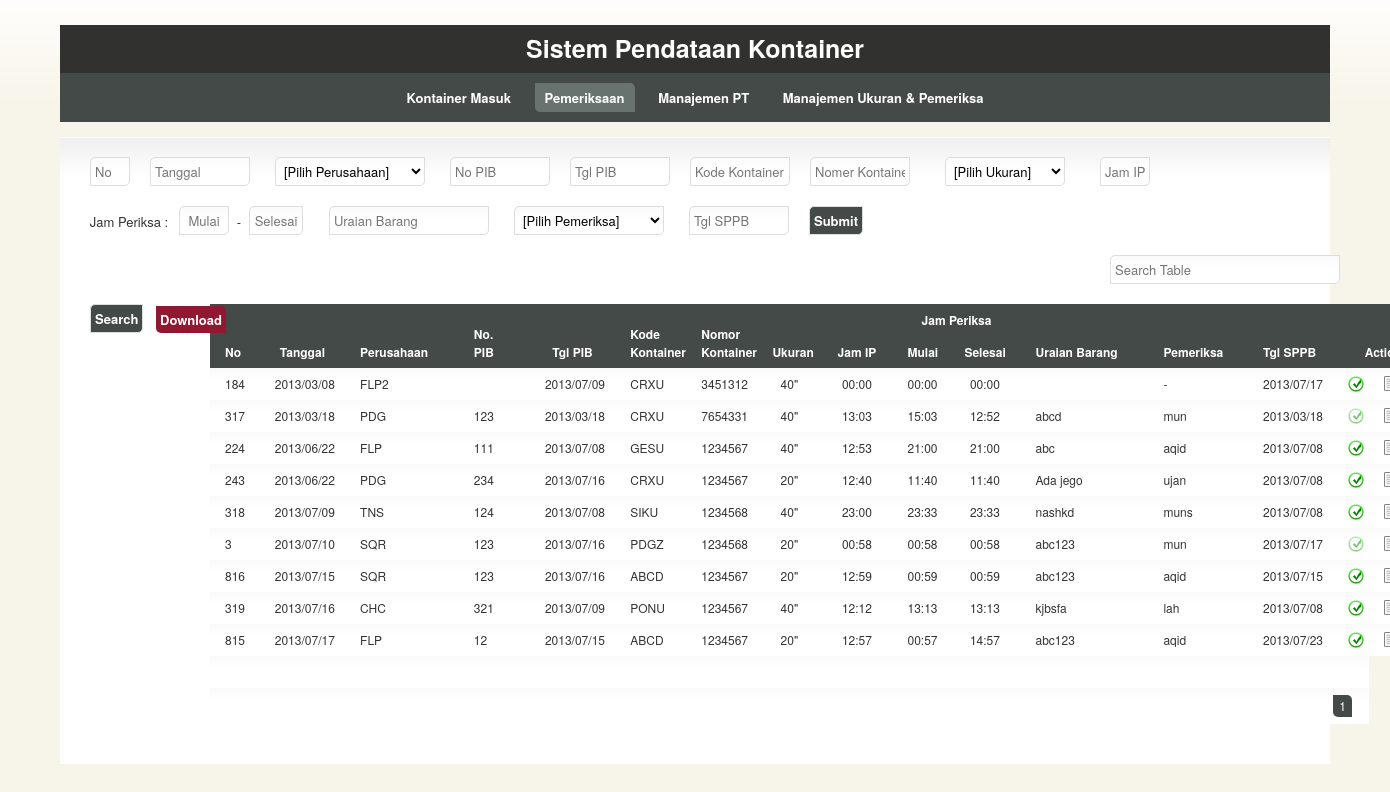
The page /index.php/pemeriksaan on the database its author committed.
### tables this page shows
CREATE TABLE IF NOT EXISTS `kontainer` (
  `id` int(10) NOT NULL AUTO_INCREMENT,
  `no` int(10) DEFAULT NULL,
  `tanggal` date DEFAULT NULL,
  `perusahaan` varchar(100) DEFAULT NULL,
  `kode` varchar(50) DEFAULT NULL,
  `nomor` varchar(50) DEFAULT NULL,
  `ukuran` varchar(50) DEFAULT NULL,
  `status` int(10) NOT NULL DEFAULT '0',
  `no_pib` varchar(50) DEFAULT NULL,
  `tgl_pib` date DEFAULT NULL,
  `jam_ip` time DEFAULT NULL,
  `jam_periksa_st` time DEFAULT NULL,
  `jam_periksa_en` time DEFAULT NULL,
  `uraian` varchar(50) DEFAULT NULL,
  `pemeriksa` varchar(50) DEFAULT NULL,
  `tgl_sppb` date DEFAULT NULL,
  `tgl_ip` date DEFAULT NULL,
  PRIMARY KEY (`id`)
);

### application/controllers/pemeriksaan.php (called while the page is built, shortened)
<?php if ( ! defined('BASEPATH')) exit('No direct script access allowed');
class Pemeriksaan extends CI_Controller
{
	function __construct()
	{
		$this->load->model('pemeriksaan_model', 'pemeriksaan', true);
		$this->load->model('perusahaan_model', 'perusahaan', true);
		$this->load->model('ukuran_model', 'ukuran', true);
		$this->load->model('pemeriksa_model', 'pemeriksa', true);
	}
	function index()
	{
		$data['rows'] = $this->pemeriksaan->get_rows(0, 30);
		$data['list_perusahaan'] = $this->perusahaan->get_all_perusahaan();
		$data['list_ukuran'] = $this->ukuran->get_all_ukuran();
		$data['list_pemeriksa'] = $this->pemeriksa->get_all_pemeriksa();
		$data['maxpage'] = $this->pemeriksaan->get_max_page();
		$data['page'] = 1;
		$this->load->view('pemeriksaan_view', $data);
	}
}

### index.php (called while the page is built, shortened)
<?php
require_once BASEPATH.'core/CodeIgniter.php';

### application/models/pemeriksaan_model.php (called while the page is built, shortened)
<?php if ( ! defined('BASEPATH')) exit('No direct script access allowed');
class Pemeriksaan_model extends CI_Model
{
	function get_rows($start, $limit)
	{
		$kueri = "SELECT * FROM kontainer WHERE status >= 1 ORDER BY tanggal,no LIMIT $start, $limit";
		$ret = $this->db->query($kueri)->result_array();
		return $ret;
	}
}

### application/views/pemeriksaan_view.php (the view, shortened to what this page needs)
<!DOCTYPE html>
<html lang="en">
	<head>
		<link rel="stylesheet" href="<?=base_url();?>application/css/960.css" type="text/css" media="screen" charset="utf-8"/>
		<link rel="stylesheet" href="<?=base_url();?>application/css/template.css" type="text/css" media="screen" charset="utf-8"/>
		<link rel="stylesheet" href="<?=base_url();?>application/css/colour.css" type="text/css" media="screen" charset="utf-8"/>
 		<link rel="stylesheet" href="<?=base_url();?>application/js/jqtp_latest/css/jqtp.css" type="text/css"/>
		<link rel="stylesheet" href="<?=base_url();?>application/js/jqtp_latest/css/jqpopup.css" type="text/css">
	</head>
	<body>
		<header id="header">
		</header>
		<section id="section">
			<div id="content" class="container_16 clearfix">
				<form method="post" action="<?=site_url('pemeriksaan/entry')?>">
					<div class="grid_1"><p>
						<input name="no" type="text" placeholder="No"/>
					</p></div>
					<div class="grid_2"><p>
						<input name="tanggal" type="text" id="datepicker" placeholder="Tanggal" pattern="((19|20)\d\d[/]0[1-9]|1[012])[/](0[1-9]|[12][0-9]|3[01])" required/>
					</p></div>
					<div class="grid_4"><p>
						<select name="perusahaan" required>
							<option value='-'>[Pilih Perusahaan]</option>
							<?php
							foreach($list_perusahaan as $perusahaan){
								extract($perusahaan);
								echo "<option value='$kode'>$kode</option>";
							}
							?>
						</select>
					</p></div>
					<div class="grid_2"><p>
						<input name="no_pib" type="text" placeholder="No PIB" required/>
					</p></div>
					<div class="grid_2"><p>
						<input name="tgl_pib" type="text" id="datepicker2" placeholder="Tgl PIB" required/>
					</p></div>
					<div class="grid_2"><p>
						<input name="kode" type="text" placeholder="Kode Kontainer" required/>
					</p></div>
					<div class="grid_2"><p>
						<input name="nomor" type="text" placeholder="Nomer Kontainer" required/>
					</p></div>
					<div class="grid_3"><p>
						<select name="ukuran">
							<option value='-'>[Pilih Ukuran]</option>
							<?php
							foreach($list_ukuran as $ukuran){
								extract($ukuran);
								echo "<option value='$ukuran'>$ukuran</option>";
							}
							?>
						</select>
					</p></div>
					<div class="grid_2"><p>
						<input name="jam_ip" type="text" placeholder="Jam IP" id="jam_ip" class="timepicker" required style="width:40px;float:left;text-align:center;"/>
					</p></div>
					<div class="grid_2" style="padding-top:6px;margin-left:-1px;">Jam Periksa :</div>
					<div class="grid_2"><p>
						<input name="jam_periksa_st" type="text" placeholder="Mulai" id="jam_periksa_st" class="timepicker" required style="width:40px;margin-left:-20px;float:left;text-align:center;"/>
					</p></div>
					<div class="grid_1" style="padding-top:6px;margin-left:-90px;">-</div>
					<div class="grid_1"><p>
						<input name="jam_periksa_en" type="text" placeholder="Selesai" id="jam_periksa_en" class="timepicker" required style="width:44px;margin-left:-70px;float:left;text-align:center;"/>
					</p></div>
					<div class="grid_3" style="margin-left:-40px;"><p>
						<input name="uraian" type="text" placeholder="Uraian Barang" required/>
					</p></div>
					<div class="grid_4" style="margin-left:20px;"><p>
						<select name="pemeriksa">
							<option value='-'>[Pilih Pemeriksa]</option>
							<?php
							foreach($list_pemeriksa as $pemeriksa){
								extract($pemeriksa);
								echo "<option value='$nama'>$nama</option>";
							}
							?>
						</select>
					</p></div>
					<div class="grid_2"><p>
						<input name="tgl_sppb" type="text" id="datepicker3" placeholder="Tgl SPPB" required/>
					</p></div>
					<div class="grid_1"><p>
						<input type="submit" value="Submit"/>
					</p></div>
				</form>
				<div class="grid_16">
					<p>&nbsp;</p>
				</div>
				<div class="grid_1" style="margin-left:10px;">
					<p>&nbsp;</p>
				</div>
				<form method='POST' action='<?=base_url();?>pemeriksaan/search'>
					<div class="grid_5">
						<p>
							<input type="text" name='search' placeholder="Search Table"/>
						</p>
					</div>
					<div class="grid_1">
						<p>
							<input type="submit" value="Search" />
						</p>
					</div>
				</form>
				<div class="grid_1">
					<p>
						<?php
						$download_url = base_url()."pemeriksaan/download_xls";
						?>
						<a href='<?=$download_url;?>' class='error'>Download</a>
					</p>
				</div>
				<div class="grid_16">
					<table id="dataList2" clas="tablesorter">
						<colgroup>
							<col class="colA" style="width:35px; word-wrap:break-word;"/>
							<col class="colB" style="width:60px; word-wrap:break-word;"/>
							<col class="colC" style="width:80px; word-wrap:break-word;"/>
							<col class="colD" style="width:50px; word-wrap:break-word;"/>
							<col class="colE" style="width:60px; word-wrap:break-word;"/>
							<col class="colF" style="width:50px; word-wrap:break-word;"/>
							<col class="colG" style="width:50px; word-wrap:break-word;"/>
							<col class="colH" style="width:45px; word-wrap:break-word;"/>
							<col class="colI" style="width:50px; word-wrap:break-word;"/>
							<col class="colJ" style="width:40px; word-wrap:break-word;"/>
							<col class="colK" style="width:50px; word-wrap:break-word;"/>
							<col class="colL" style="width:90px; word-wrap:break-word;"/>
							<col class="colM" style="width:70px; word-wrap:break-word;"/>
							<col class="colN" style="width:60px; word-wrap:break-word;"/>
							<col class="colO" style="width:25px; word-wrap:break-word;"/>
							<col class="colP" style="width:25px; word-wrap:break-word;"/>
							<col class="colQ" style="width:25px; word-wrap:break-word;"/>
						</colgroup>
						<thead>
							<tr>
								<th rowspan="2">No</th>
								<th class='center' rowspan="2">Tanggal</th>
								<th rowspan="2">Perusahaan</th>
								<th rowspan="2">No. PIB</th>
								<th class='center' rowspan="2">Tgl PIB</th>
								<th rowspan="2">Kode Kontainer</th>
								<th rowspan="2">Nomor Kontainer</th>
								<th class='center' rowspan="2">Ukuran</th>
								<th class='center' rowspan="2">Jam IP</th>
								<th class='center' colspan="2">Jam Periksa</th>
								<th rowspan="2">Uraian Barang</th>
								<th rowspan="2">Pemeriksa</th>
								<th rowspan="2">Tgl SPPB</th>
								<th class='center' colspan="3" width="10%" rowspan="2">Actions</th>
							</tr>
							<tr>
								<th class="center">Mulai</th>
								<th class="center">Selesai</th>
							</tr>
						</thead>
						<tbody>
							<?php
							foreach($rows as $row){
								extract($row);
								$tanggal = str_replace("-", "/", $tanggal);
								$tgl_pib = str_replace("-", "/", $tgl_pib);
								$tgl_sppb = str_replace("-", "/", $tgl_sppb);
								$jam_ip = substr($jam_ip, 0, strlen($jam_ip)-3);
								$jam_periksa_st = substr($jam_periksa_st, 0, strlen($jam_periksa_st)-3);
								$jam_periksa_en = substr($jam_periksa_en, 0, strlen($jam_periksa_en)-3);
								echo "
									<tr>
										<td id='col_no_$id' style='text-align:left;'>$no</td>
										<td id='col_tanggal_$id' class='center'>$tanggal</td>
										<td id='col_perusahaan_$id'>$perusahaan</td>
										<td id='col_no_pib_$id'>$no_pib</td>
										<td id='col_tgl_pib_$id' class='center'>$tgl_pib</td>
										<td id='col_kode_$id'>$kode</td>
										<td id='col_nomor_$id'>$nomor</td>
										<td id='col_ukuran_$id' class='center'>$ukuran</td>
										<td id='col_jam_ip_$id' class='center'>$jam_ip</td>
										<td id='col_jam_periksa_st_$id' class='center'>$jam_periksa_st</td>
										<td id='col_jam_periksa_en_$id' class='center'>$jam_periksa_en</td>
										<td id='col_uraian_$id'>$uraian</td>
										<td id='col_pemeriksa_$id'>$pemeriksa</td>
										<td id='col_tgl_sppb_$id'>$tgl_sppb</td>
										<td id='col_sppb_$id' class='center'>";
				if($status == '1') echo 	"<a href='#' onclick=\"sppb_submit('$id')\" class='sppb' no='$id'></a></td>";
				else echo 					"<a href='#' class='sppbyes'></a></td>";
				echo "					<td id='col_edit_$id' class='center'><a href='#' onclick=\"edit_row('$id')\" class='edit'></a></td>
										<td id='col_delete_$id' class='center'><a href='#' onclick=\"confirm_delete_row('$id')\" class='delete'></a></td>
									</tr>
									<tr style='display:none'>
										<td id='col_status_$id'>$status</td>
									</tr>
								";
							}
							?>
						</tbody>
						<tfoot>
							<tr><td colspan="15">&nbsp;</td><tr>
							<tr>
								<td colspan="15" class="pagination">
									<?php
										$st = $page-4;
										if($st < 1) $st = 1;
										$en = $st + 9;
										if($en > $maxpage){
											$en = $maxpage;
											$st = $en-9;
											if($st < 1) $st = 1;
										}
										for($i = $st; $i <= $en; $i++){
											if($i == $page) echo "<span class='active curved'>$i</span>";
											else{
												if(isset($key)) echo "<a href='".base_url()."pemeriksaan/search?key=$key&page=$i' class='curved'>$i</a>";
												else echo "<a href='".base_url()."pemeriksaan/page/$i' class='curved'>$i</a>";
											}
										}
									?>
								</td>
							</tr>
						</tfoot>
					</table>
				</div>
			</div>
		</section>
	</body>
</html>

### application/css/960.css (style rules this page uses)
html,body,div,span,applet,object,iframe,h1,h2,h3,h4,h5,h6,p,blockquote,pre,a,abbr,acronym,address,big,cite,code,del,dfn,em,font,img,ins,kbd,q,s,samp,small,strike,strong,sub,sup,tt,var,b,u,i,center,dl,dt,dd,ol,ul,li,fieldset,form,label,legend,table,caption,tbody,tfoot,thead,tr,th,td { margin:0;padding:0;border:0;outline:0;font-size:100%;vertical-align:baseline;background:transparent }
body { line-height:1 }
table { border-collapse:collapse;border-spacing:0 }
body, textarea { color:#333;font:13px/1.5 'Helvetica Neue',Arial,'Liberation Sans',FreeSans,sans-serif }
p,dl,hr,h1,h2,h3,h4,h5,h6,ol,ul,pre,table,address,fieldset { margin-bottom:20px }
.grid_1 select,.grid_1 input,.grid_1 textarea { width:30px }
.grid_2 select,.grid_2 input,.grid_2 textarea { width:90px }
.grid_3 select,.grid_3 input,.grid_3 textarea { width:150px }
.grid_3 select { width:120px }
.grid_4 select,.grid_4 input,.grid_4 textarea { width:210px }
.grid_4 select { width:150px }
.grid_5 select,.grid_5 input,.grid_5 textarea { width:220px }
.grid_1, .grid_2, .grid_3, .grid_4, .grid_5, .grid_6, .grid_7, .grid_8, .grid_9, .grid_10, .grid_11, .grid_12, .grid_13, .grid_14, .grid_15, .grid_16 { display: inline; float: left; margin-left: 10px; margin-right: 10px; }
.grid_16 { float:center; }
.container_16 .grid_1, .container_16 .grid_1 .box, .container_16 .grid_1 .ui-state-highlight { width: 40px !important }
.container_16 .grid_2, .container_16 .grid_2 .box, .container_16 .grid_2 .ui-state-highlight { width: 100px !important }
.container_16 .grid_3, .container_16 .grid_3 .box, .container_16 .grid_3 .ui-state-highlight { width: 150px !important }
.container_16 .grid_4, .container_16 .grid_4 .box, .container_16 .grid_4 .ui-state-highlight { width: 160px !important }
.container_16 .grid_5, .container_16 .grid_5 .box, .container_16 .grid_5 .ui-state-highlight { width: 220px !important }
.container_16 .grid_16, .container_16 .grid_16 .box, .container_16 .grid_16 .ui-state-highlight { width: 940px !important }
.clearfix:after { clear: both; content: ' '; display: block; font-size: 0; line-height: 0; visibility: hidden; width: 0; height: 0; }

### application/css/template.css (style rules this page uses)
.center { text-align:center; }
a { text-decoration:none; }
#content { width:1270px; position:relative; margin-left: auto; margin-right: auto; text-align:center; float:center; }
label, #navigation, .error, .success, input[type="submit"], input[type="reset"] { font-weight:bold; }
a.edit, a.trash, a.ip, a.sppb, a.save, a.cancel, a.delete, a.unip, a.sppbyes { padding-left:12px; background-repeat:no-repeat; background-position:left center; }
a { padding:4px; }
table { width:100%; bord }
th, td { padding:7px 15px; text-align:left; }
#header { width:1270px; margin:10px auto 0 auto; padding:5px 30px; text-align:center; }
#section { width:1270px; margin:auto; }
#content { padding:20px; -moz-border-radius-topleft: 10px; -moz-border-radius-bottomright: 10px; }
.curved, #navigation a, #navigation span, .error, .success, .box, .utils a { -moz-border-radius-bottomleft:5px; -moz-border-radius-topright:5px; -webkit-border-bottom-left-radius:5px; -webkit-border-top-right-radius:5px; }
.curved-alt, input, textarea, select, .box, .date td a, .utils a { -moz-border-radius-bottomright:5px; -moz-border-radius-topleft:5px; -webkit-border-bottom-right-radius:5px; -webkit-border-top-left-radius:5px; }
input, textarea, select { border:1px solid; font-family:inherit; font-size:inherit; padding:4px; }
select { padding-top:3px; padding-bottom:3px; }
input[type="submit"], input[type="reset"] { cursor:pointer; width:auto !important; }
.pagination { text-align:right; }
.pagination a, .pagination span { display:inline-block; margin:0 2px; padding:2px 6px; }
#dataList th,td { vertical-align:middle; }
#dataList2 { table-layout:fixed; width:1230px; }
#dataList2 th,td { vertical-align:bottom; font-size:12px; }
#dataList2 th { cursor:pointer; }
a.error { position:relative; top:6px; left:6px; }

### rows shown on the page
kontainer: no "184", tanggal "2013/03/08", perusahaan "FLP2", tgl_pib "2013/07/09", kode "CRXU", nomor "3451312", ukuran "40\"", jam_ip "00:00", jam_periksa_st "00:00", jam_periksa_en "00:00", pemeriksa "-", tgl_sppb "2013/07/17"
kontainer: no "317", tanggal "2013/03/18", perusahaan "PDG", no_pib "123", tgl_pib "2013/03/18", kode "CRXU", nomor "7654331", ukuran "40\"", jam_ip "13:03", jam_periksa_st "15:03", jam_periksa_en "12:52", uraian "abcd", pemeriksa "mun", tgl_sppb "2013/03/18"
kontainer: no "224", tanggal "2013/06/22", perusahaan "FLP", no_pib "111", tgl_pib "2013/07/08", kode "GESU", nomor "1234567", ukuran "40\"", jam_ip "12:53", jam_periksa_st "21:00", jam_periksa_en "21:00", uraian "abc", pemeriksa "aqid", tgl_sppb "2013/07/08"
kontainer: no "243", tanggal "2013/06/22", perusahaan "PDG", no_pib "234", tgl_pib "2013/07/16", kode "CRXU", nomor "1234567", ukuran "20\"", jam_ip "12:40", jam_periksa_st "11:40", jam_periksa_en "11:40", uraian "Ada jego", pemeriksa "ujan", tgl_sppb "2013/07/08"
kontainer: no "318", tanggal "2013/07/09", perusahaan "TNS", no_pib "124", tgl_pib "2013/07/08", kode "SIKU", nomor "1234568", ukuran "40\"", jam_ip "23:00", jam_periksa_st "23:33", jam_periksa_en "23:33", uraian "nashkd", pemeriksa "muns", tgl_sppb "2013/07/08"
kontainer: no "3", tanggal "2013/07/10", perusahaan "SQR", no_pib "123", tgl_pib "2013/07/16", kode "PDGZ", nomor "1234568", ukuran "20\"", jam_ip "00:58", jam_periksa_st "00:58", jam_periksa_en "00:58", uraian "abc123", pemeriksa "mun", tgl_sppb "2013/07/17"
kontainer: no "816", tanggal "2013/07/15", perusahaan "SQR", no_pib "123", tgl_pib "2013/07/16", kode "ABCD", nomor "1234567", ukuran "20\"", jam_ip "12:59", jam_periksa_st "00:59", jam_periksa_en "00:59", uraian "abc123", pemeriksa "aqid", tgl_sppb "2013/07/15"
kontainer: no "319", tanggal "2013/07/16", perusahaan "CHC", no_pib "321", tgl_pib "2013/07/09", kode "PONU", nomor "1234567", ukuran "40\"", jam_ip "12:12", jam_periksa_st "13:13", jam_periksa_en "13:13", uraian "kjbsfa", pemeriksa "lah", tgl_sppb "2013/07/08"
kontainer: no "815", tanggal "2013/07/17", perusahaan "FLP", no_pib "12", tgl_pib "2013/07/15", kode "ABCD", nomor "1234567", ukuran "20\"", jam_ip "12:57", jam_periksa_st "00:57", jam_periksa_en "14:57", uraian "abc123", pemeriksa "aqid", tgl_sppb "2013/07/23"
